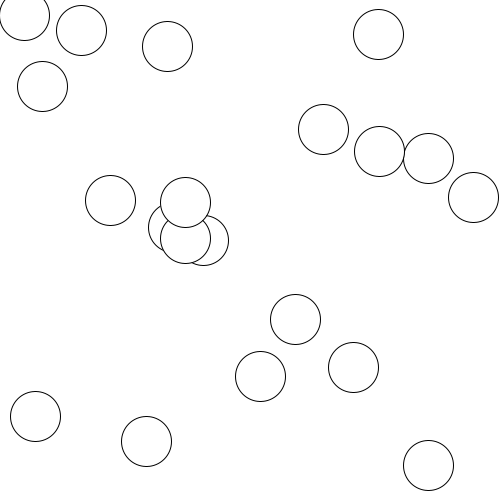
Frame 1 (no input)
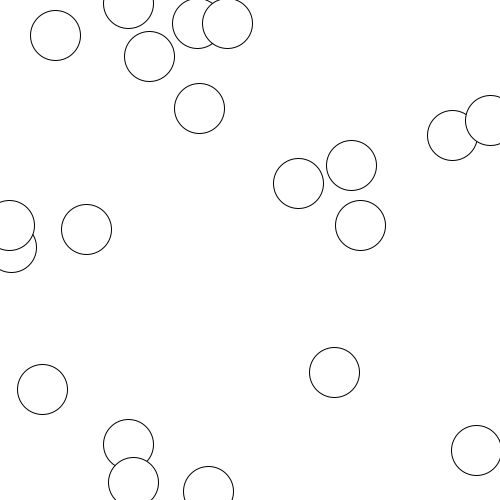
Frame 60 (the mouse pressed at the canvas centre just before this capture)
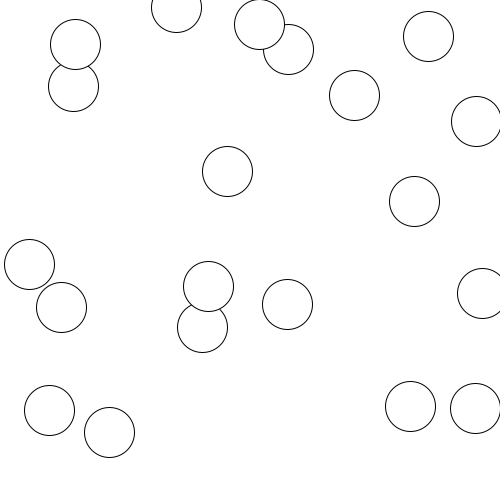
Frame 120 (the mouse held since frame 60 and released just before this capture)

The Processing sketch that drew these frames (run headless with seeded random() and noise(); from frame 60 on, the mouse is pressed at the canvas centre):

// Processing sketch: step04_2_gravity
// ── step04_2_gravity.pde
//Step03-2 用 class物件
class Ball{//我們發明 Ball物件
  float x, y, vx, vy;
  boolean dead;
  Ball(){//建構 同名的東西
    x = random(500);
    y = random(500);
    vy = random(-4,4);
    vx = random(-4,4);
    dead = false;//沒有死掉
  }
  void draw(){
    if(dead==true) return;
    ellipse(x,y, 50,50);
    //if( dist(mouseX,mouseY,x,y)<50 ){
    //  dead=true;
    //}
    x = x + vx;
    y = y + vy;
    vy += 0.98;//重力加速度
    if(y>500 || y<0) vy = -vy;
    if(x>500 || x<0) vx = -vx;
  }
}
Ball [] balls;
void setup(){
  size(500,500);
  balls = new Ball[20];
  for(int i=0; i<20; i++){
    balls[i] = new Ball();
  }
}
void draw(){
  background(255);
  for(int i=0; i<20; i++){
    balls[i].draw();
  }
}
